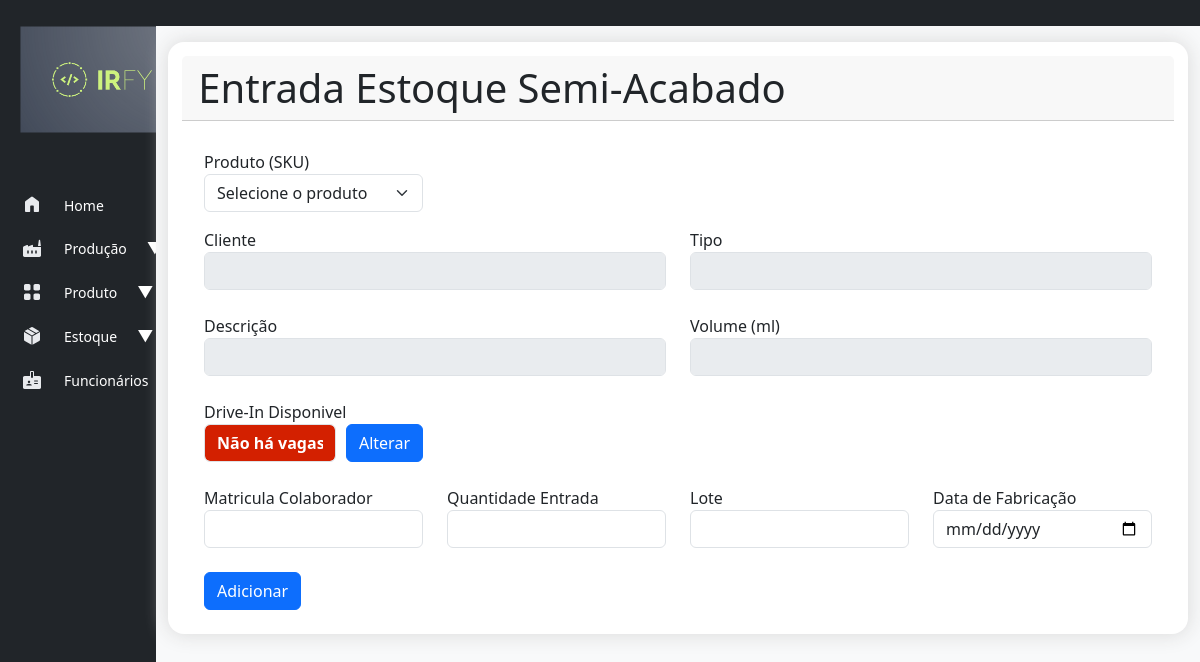
Before: /estoque/entrada_estoque_intermediario with the older database file.
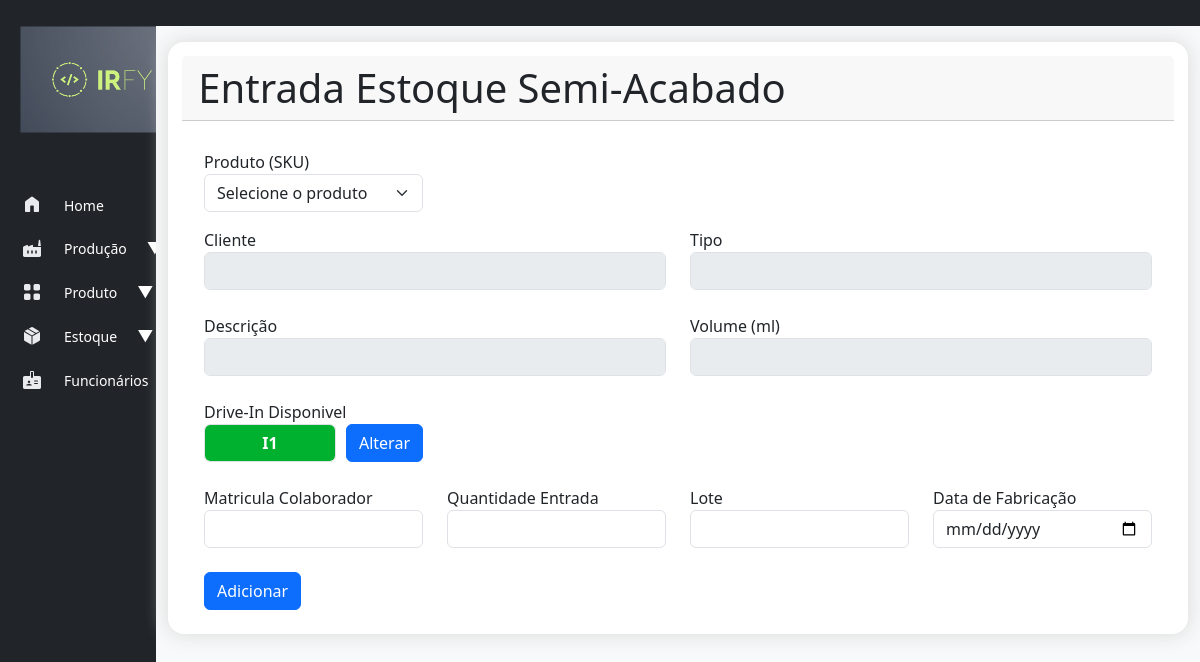
After: the same page with the newer database file.
### estoque/models.py (models this page shows)
class Drive(models.Model):
    rua = models.CharField(max_length=1, choices=[('A', 'Rua A'), ('B', 'Rua B'), ('C', 'Rua C')])
    numero = models.PositiveIntegerField()
    ocupado = models.BooleanField(default=False)
    produto = models.ForeignKey(Produto, on_delete=models.SET_NULL, null=True, blank=True)
    tipo = models.CharField(max_length=15,choices=[('acabado', 'Acabado'), ('intermediario', 'Intermediario')])
    class Meta:
        unique_together = ('rua', 'numero')
    def __str__(self):
        return f"{self.rua}{self.numero}"

### estoque/views.py (the view, shortened to what this page needs)
# urls.py: path('entrada_estoque_intermediario', views.entrada_estoque_intermediario, name='entrada_estoque_intermediario'),
def entrada_estoque_intermediario(request):
    ruas = Drive.objects.values_list('rua', flat=True).filter(tipo="intermediario").distinct()
    drives = Drive.objects.order_by('rua', 'numero')
    produtos = Produto.objects.all()
    endereco_sugerido = Drive.objects.filter(ocupado=False).filter(tipo="intermediario").first()
    return render(request, 'estoque_acabado/estoque_intermediario/entrada_estoque_inter.html', {'drives': drives, 'produtos': produtos, 'endereco_sugerido': endereco_sugerido, 'ruas': ruas})

### cadastro/models.py (called while the page is built)
    def __str__(self):
        return self.nome_cliente

### estoque/templates/estoque_acabado/estoque_intermediario/entrada_estoque_inter.html (shortened to what this page needs)
{% extends "base.html" %}
{% load static %}
{% load humanize %}
{% block header %}
    <div class="card-header d-flex justify-content-between">
      <div>
          <h2 class="display-6 mb-0">Entrada Estoque Semi-Acabado</h2>
      </div>
  </div>
{% endblock header %}
{% block content %}
{% block extra_css %}
<link rel="stylesheet" href="{% static 'style/estoque.css' %}">
{% endblock %}
<div class="container-fluid">
    <form method="POST" action="{% url 'entrada_estoque_intermediario' %}">
      <div class="row">
        <div class="col-md-3 mb-3">
          <label for="produto_id">Produto (SKU)</label>
          <select class="form-select" name="produto_id" id="produto_id" required>
            <option value="" disabled selected>Selecione o produto</option>
          </select>
        </div>
      </div>
      <div class="row">
        <div class="col-md-6 mb-4">
          <label for="cliente">Cliente</label>
          <input type="text" class="form-control" name="cliente" id="cliente" disabled>
        </div>
        <div class="col-md-6 mb-4">
          <label for="tipo_produto">Tipo</label>
          <input type="text" class="form-control" name="tipo_produto" id="tipo_produto" disabled>
        </div>
        <div class="col-md-6 mb-4">
          <label for="descricao_produto">Descrição</label>
          <input type="text" class="form-control" name="descricao_produto" id="descricao_produto" disabled>
        </div>
        <div class="col-md-6 mb-4">
          <label for="volume_produto">Volume (ml)</label>
          <input type="text" class="form-control" name="volume_produto" id="volume_produto" disabled>
        </div>
      <label for="endereco_sugerido">Drive-In Disponivel</label>
      <div class="col-md-3 d-flex">
        {% if endereco_sugerido is None %}
          <input type="text" class="form-control" id="endereco_sugerido" readonly value="Não há vagas" style="background-color:rgb(211, 32, 0); color: white; height: 38px; text-align: center; font-weight: bold;">
        {% else %}
          <input type="text" class="form-control" id="endereco_sugerido" readonly value="{{ endereco_sugerido }}" style="background-color:rgb(0, 177, 47); color: white; height: 38px; text-align: center; font-weight: bold;">
        {% endif %}
        <button type="button" class="btn btn-primary" data-bs-toggle="modal" data-bs-target="#modalEnderecos" style="margin-left: 10px;">
            Alterar
        </button>
    </div>
  </div>
      <div class="row mt-4">
        <div class="col-md-3 mb-4">
          <label for="matricula_funcionario">Matricula Colaborador</label>
          <input type="text" class="form-control" name="matricula_funcionario" id="matricula_funcionario" required min="0">
        </div>
        <div class="col-md-3 mb-4">
          <label for="qtdEntrada">Quantidade Entrada</label>
          <input type="number" class="form-control" name="qtdEntrada" id="qtdEntrada" required>
        </div>
        <div class="col-md-3 mb-4">
          <label for="lote">Lote</label>
          <input type="number" class="form-control" name="lote" id="lote" required min="0">
        </div>
        <div class="col-md-3 mb-4">
          <label for="data_fabricacao">Data de Fabricação</label>
          <input type="date" class="form-control" name="data_fabricacao" id="data_fabricacao" required>
        </div>
      </div>
      <button type="submit" class="btn btn-primary" id="submit-btn">Adicionar</button>
    </form>
  </div>
</div>
{% endblock content %}

Changed rows visible on the page:
added Drive: rua+numero "I1"
Other visible differences:
form field value: "Não há vagas" → (not shown)
